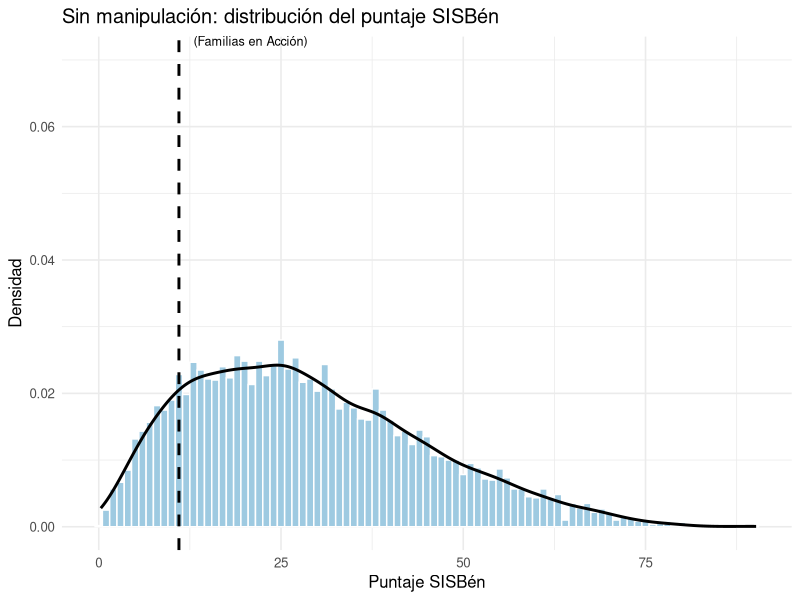
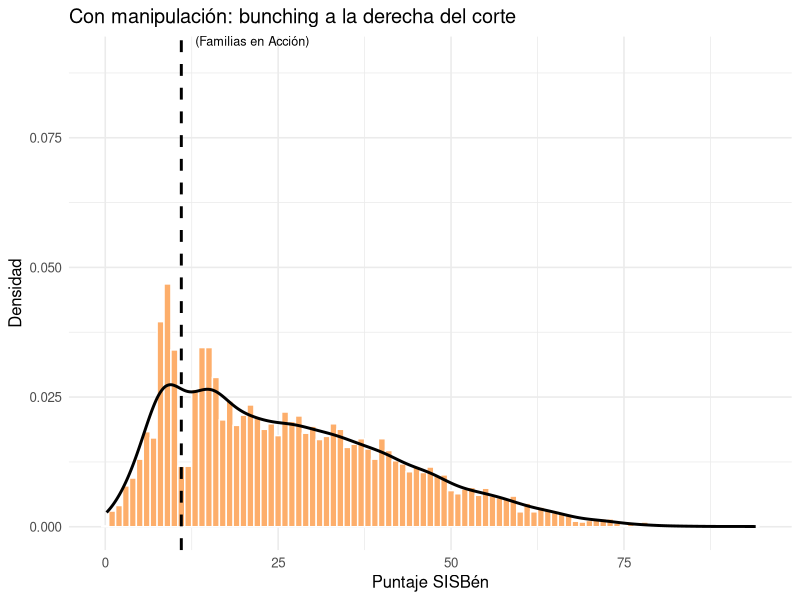

Write R code to recreate these figures, in order.
# =========================================================
# Simulación y gráficos: Manipulación del running variable
# Ejemplo RD con corte de elegibilidad (SISBén - Familias en Acción)
# =========================================================

set.seed(1234)

# ---- Paquetes ----
packs <- c("ggplot2", "dplyr", "patchwork", "scales")
to_install <- packs[!packs %in% installed.packages()[, "Package"]]
if (length(to_install) > 0) install.packages(to_install)
invisible(lapply(packs, library, character.only = TRUE))

# ---- Parámetros ----
n <- 6000
cutoff <- 11             # Corte de elegibilidad (ejemplo SISBén)
binw   <- 1.0            # ancho de bin en histograma
tau    <- 5              # efecto causal (escala outcome)
beta   <- 0.8            # pendiente base
sigma  <- 8              # ruido outcome

# ---- Función outcome ----
sim_outcome <- function(x, cutoff, tau, beta, sigma) {
  t <- as.numeric(x >= cutoff)
  y <- tau * t + beta * x + rnorm(length(x), 0, sigma)
  y
}

# =========================================================
# 1) SIN MANIPULACIÓN
# =========================================================
# Usamos distribución Beta(2,5) * 100 para simular sesgo a la izquierda
X_clean <- rbeta(n, 2, 5) * 100
Y_clean <- sim_outcome(X_clean, cutoff, tau, beta, sigma)

df_clean <- tibble(X = X_clean, Y = Y_clean)

g_clean_density <- ggplot(df_clean, aes(x = X)) +
  geom_histogram(aes(y = after_stat(density)),
                 binwidth = binw, fill = "#9ecae1", color = "white") +
  geom_density(linewidth = 1) +
  geom_vline(xintercept = cutoff, linetype = "dashed", linewidth = 1) +
  annotate("text", x = cutoff + 2, y = 0.07,
           label = "Corte SISBén\n(Familias en Acción)",
           hjust = 0, vjust = -0.5, size = 3.2) +
  labs(title = "Sin manipulación: distribución del puntaje SISBén",
       x = "Puntaje SISBén",
       y = "Densidad") +
  theme_minimal(base_size = 12)

ggsave("rd_sin_manipulacion.png", g_clean_density, width = 8, height = 5, dpi = 300)

# =========================================================
# 2) CON MANIPULACIÓN (BUNCHING)
# =========================================================
X_base <- rbeta(n, 2, 5) * 100

# Cerca del corte (ventana de 2 puntos), algunos se "mueven" a la derecha
window_w <- 2
shift_amt <- 3
p_shift <- 0.6

near_cut   <- abs(X_base - cutoff) <= window_w
will_shift <- near_cut & (runif(n) < p_shift)
X_shifted  <- X_base
X_shifted[will_shift] <- X_shifted[will_shift] + shift_amt

# Agregar masa extra justo a la derecha del corte
extra_n <- round(0.1 * n)
X_extra <- rnorm(extra_n, mean = cutoff - 2, sd = 1)

X_manip <- c(X_shifted, X_extra)
X_manip <- pmax(X_manip, 0) # truncar en cero
Y_manip <- sim_outcome(X_manip, cutoff, tau, beta, sigma)

df_manip <- tibble(X = X_manip, Y = Y_manip)

g_manip_density <- ggplot(df_manip, aes(x = X)) +
  geom_histogram(aes(y = after_stat(density)),
                 binwidth = binw, fill = "#fdae6b", color = "white") +
  geom_density(linewidth = 1) +
  geom_vline(xintercept = cutoff, linetype = "dashed", linewidth = 1) +
  annotate("text", x = cutoff + 2, y = 0.09,
           label = "Corte SISBén\n(Familias en Acción)",
           hjust = 0, vjust = -0.5, size = 3.2) +
  labs(title = "Con manipulación: bunching a la derecha del corte",
       x = "Puntaje SISBén",
       y = "Densidad") +
  theme_minimal(base_size = 12)

ggsave("rd_con_manipulacion.png", g_manip_density, width = 8, height = 5, dpi = 300)

cat("✅ Listo: se generaron\n- rd_sin_manipulacion.png\n- rd_con_manipulacion.png\n")
